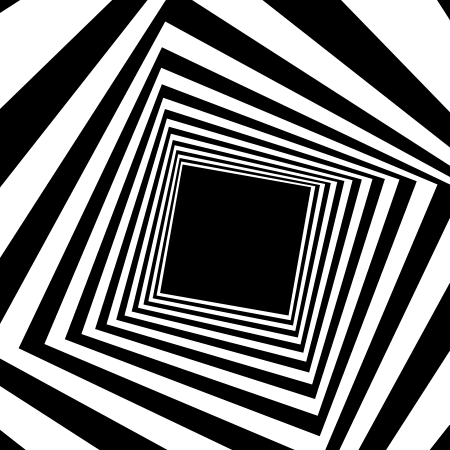
Frame 1 (no input)
Frame 2 (the mouse pressed at the canvas centre, redrawn once): identical to frame 1, image omitted

The p5.js sketch that drew this single still picture (run headless with seeded random() and noise() and a simulated clock; the mouse was pressed at the canvas centre and the sketch redrawn once):

// p5.js sketch
// ── sketch.js
//quadrati di Victor Vasarely

function setup() {
    createCanvas(450, 450);
    rectMode(CENTER);
  }

  function draw() {
    background(0);
    noStroke();

    for (var i = 0; i < 24; i++) {
      push();
      translate(width/2, height/2);
      scale(6 / i);
      rotate(4 / i);
      if (i % 2 == 1) {
        fill(0)
      }
      rect(50, 50, 500);
      pop();
    }
    noLoop();
  }
